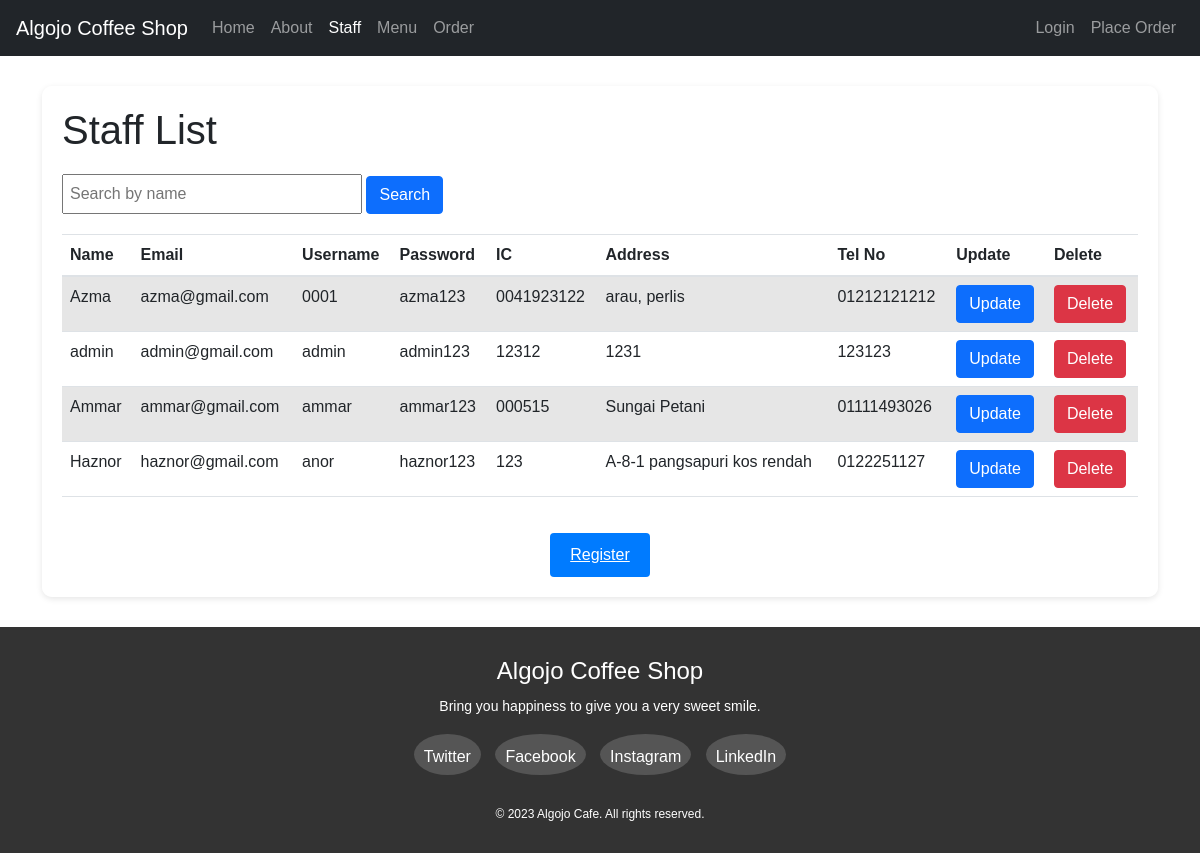
Before: /staff.php with the older database file.
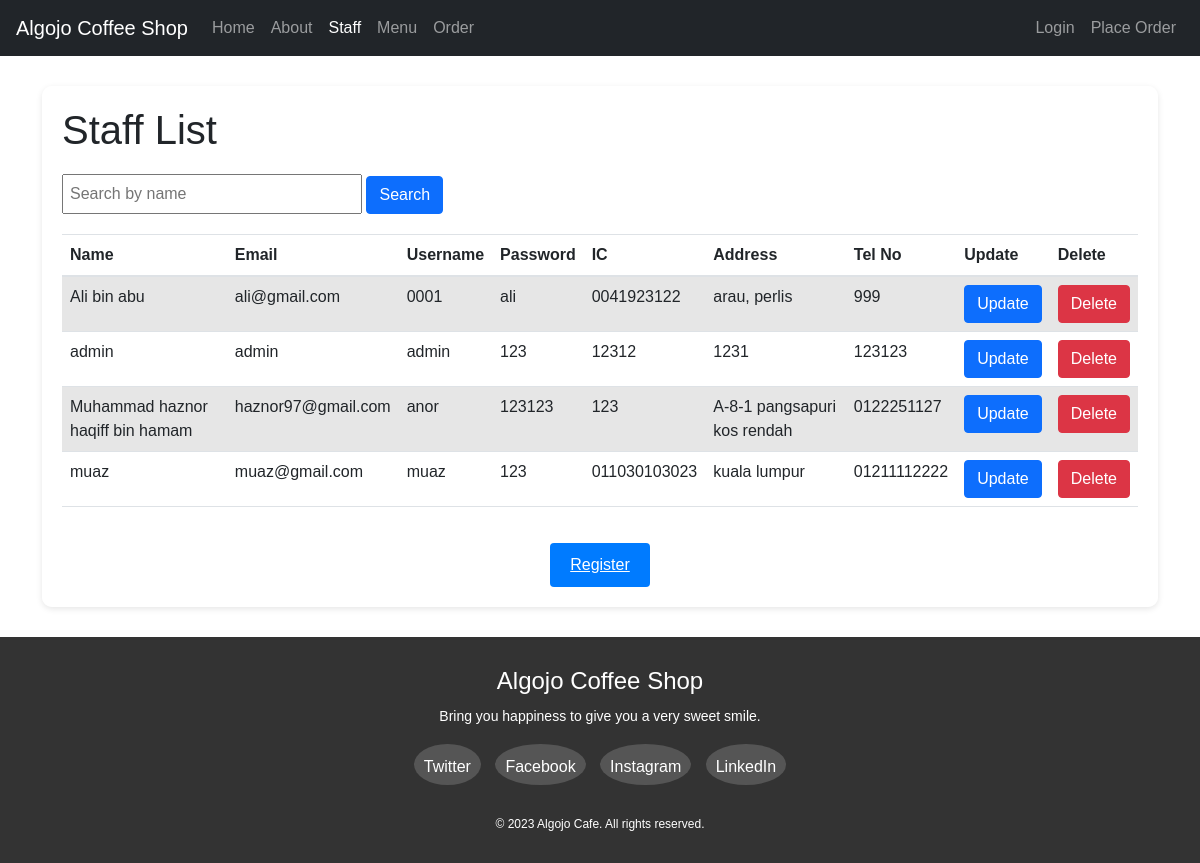
After: the same page with the newer database file.
### tables this page shows
CREATE TABLE `staff` (
  `name` varchar(50) NOT NULL,
  `email` varchar(20) NOT NULL,
  `username` varchar(10) NOT NULL,
  `password` varchar(15) NOT NULL,
  `ic` varchar(15) NOT NULL,
  `address` varchar(50) NOT NULL,
  `tel_no` varchar(15) NOT NULL
);

### staff.php (the view, shortened to what this page needs)
<?php include 'header.php'; ?>
<!DOCTYPE html>
<html>
<head>
    <link rel="stylesheet" href="https://cdn.jsdelivr.net/npm/bootstrap@5.1.3/dist/css/bootstrap.min.css">
</head>
<body>
    <div class="container">
        <div class="table-container">
            <h1>Staff List</h1>
			<div class="search-form">
                <form action="<?php echo htmlspecialchars($_SERVER["PHP_SELF"]); ?>" method="GET">
                    <input type="text" name="search" placeholder="Search by name">
                    <button type="submit" class="btn btn-primary">Search</button>
                </form>
            </div>
            <table class="table table-striped">
                <thead class="table table-striped">
                    <tr>
                        <th>Name</th>
                        <th>Email</th>
                        <th>Username</th>
                        <th>Password</th>
                        <th>IC</th>
                        <th>Address</th>
                        <th>Tel No</th>
                        <th>Update</th>
                        <th>Delete</th>
                    </tr>
                </thead>
                <tbody>
                    <?php
                    $conn = mysqli_connect("localhost", "root", "", "test");
                    $searchTerm = isset($_GET['search']) ? $_GET['search'] : '';
                    $query = "SELECT * FROM staff WHERE name LIKE '%" . mysqli_real_escape_string($conn, $searchTerm) . "%'";
                    $result = mysqli_query($conn, $query);
                    while ($row = mysqli_fetch_assoc($result)) {
                        echo "<tr>";
                        echo "<td>" . $row['name'] . "</td>";
                        echo "<td>" . $row['email'] . "</td>";
                        echo "<td>" . $row['username'] . "</td>";
                        echo "<td>" . $row['password'] . "</td>";
                        echo "<td>" . $row['ic'] . "</td>";
                        echo "<td>" . $row['address'] . "</td>";
                        echo "<td>" . $row['tel_no'] . "</td>";
                        echo "<td><a href='update.php?id=" . $row['username'] . "' class='btn btn-primary'>Update</a></td>";
                        echo "<td><a href='delete.php?id=" . $row['username'] . "' class='btn btn-danger'>Delete</a></td>";
                        echo "</tr>";
                    }
                    ?>
                </tbody>
            </table>
            <div class="text-center">
                <a href="addstaff.php" class="register-button">Register</a>
            </div>
        </div>
    </div>
</body>
</html>
<?php include "footer.php"; ?>

### header.php (shortened to what this page needs)
<!DOCTYPE html>
<html>
<head>
    <link rel="stylesheet" href="https://stackpath.bootstrapcdn.com/bootstrap/4.3.1/css/bootstrap.min.css">
</head>
<body>
    <nav class="navbar navbar-expand-lg navbar-dark bg-dark">
        <a class="navbar-brand" href="index.php">Algojo Coffee Shop</a>
        <div class="collapse navbar-collapse" id="navbarNav">
            <ul class="navbar-nav mr-auto">
                <li class="nav-item <?php if (basename($_SERVER['PHP_SELF']) === 'index.php') echo 'active'; ?>">
                    <a class="nav-link" href="index.php">Home <span class="sr-only">(current)</span></a>
                </li>
                <li class="nav-item <?php if (basename($_SERVER['PHP_SELF']) === 'aboutus.php') echo 'active'; ?>">
                    <a class="nav-link" href="aboutus.php">About</a>
                </li>
                <li class="nav-item <?php if (basename($_SERVER['PHP_SELF']) === 'staff.php') echo 'active'; ?>">
                    <a class="nav-link" href="staff.php">Staff</a>
                </li>
                <li class="nav-item <?php if (basename($_SERVER['PHP_SELF']) === 'viewproduct.php') echo 'active'; ?>">
                    <a class="nav-link" href="viewproduct.php">Menu</a>
                </li>
                <li class="nav-item <?php if (basename($_SERVER['PHP_SELF']) === 'vieworder.php') echo 'active'; ?>">
                    <a class="nav-link" href="vieworder.php">Order</a>
                </li>
            </ul>
            <ul class="navbar-nav">
                <?php
                if (isset($_SESSION['username'])) {
                    echo '<li class="nav-item">';
                    echo '<a class="nav-link" href="logout.php">Logout</a>';
                    echo '</li>';
                } else {
                    echo '<li class="nav-item">';
                    echo '<a class="nav-link" href="login.php">Login</a>';
                    echo '</li>';
                }
                ?>
                <li class="nav-item <?php if (basename($_SERVER['PHP_SELF']) === 'orderform.php') echo 'active'; ?>">
                    <a class="nav-link" href="orderform.php">Place Order</a>
                </li>
            </ul>
        </div>
    </nav>
</body>
</html>

### footer.php (shortened to what this page needs)
<!DOCTYPE html>
<html lang="en">
<head>
</head>
<body>
  <footer id="footer">
    <div class="container">
      <h3>Algojo Coffee Shop</h3>
      <p>Bring you happiness to give you a very sweet smile.</p>
      <div class="social-links">
        <a href="https://twitter.com/?lang=en" class="twitter" data-name="Twitter"></a>
        <a href="https://www.facebook.com/" class="facebook" data-name="Facebook"></a>
        <a href="https://www.instagram.com/" class="instagram" data-name="Instagram"></a>
        <a href="https://www.linkedin.com/" class="linkedin" data-name="LinkedIn"></a>
      </div>
      <div id="copyright">
        &copy; 2023 Algojo Cafe. All rights reserved.
      </div>
    </div>
  </footer>
</body>
</html>

### staff.php (style rules this page uses)
body { background-image: url('images/background.jpg'); background-repeat: no-repeat; background-size: cover; }
.table-container { margin-top: 30px; margin-bottom: 30px; background-color: rgba(255, 255, 255, 0.9); width: 100%; padding: 20px; border-radius: 10px; box-shadow: 0 2px 6px rgba(0, 0, 0, 0.1); }
.table-container h1 { text-align: left; margin-bottom: 20px; }
.register-button { display: inline-block; margin-top: 20px; text-align: center; padding: 10px 20px; font-size: 16px; color: #fff; background-color: #007bff; border: none; border-radius: 4px; transition: background-color 0.3s; }
.search-form { margin-bottom: 20px; text-align: left; }
.search-form input[type="text"] { width: 300px; padding: 6px; }
.search-form .btn { padding: 6px 12px; }

### footer.php (style rules this page uses)
body { margin: 0; padding: 0; font-family: Arial, sans-serif; }
#footer { background-color: #333; padding: 30px 0; text-align: center; color: #fff; width: 100%; }
#footer h3 { font-size: 24px; }
#footer p { font-size: 14px; line-height: 24px; }
.social-links a { display: inline-block; background-color: #555; color: #fff; border-radius: 50%; line-height: 1; margin: 0 5px; padding: 10px; transition: 0.3s; text-decoration: none; }
.social-links a::after { content: attr(data-name); display: block; margin-top: 5px; }
#copyright { font-size: 12px; margin-top: 30px; }

Changed rows visible on the page:
removed staff: name "Ammar", email "ammar@gmail.com", username "ammar", password "ammar123", ic "000515", address "Sungai Petani", tel_no "01111493026"
changed staff "arau, perlis": name "Azma" → "Ali bin abu"; email "azma@gmail.com" → "ali@gmail.com"; password "azma123" → "ali"; tel_no "01212121212" → "999"
changed staff "admin": email "admin@gmail.com" → "admin"; password "admin123" → "123"
changed staff "anor": name "Haznor" → "Muhammad haznor haqiff bin hamam"; email "haznor@gmail.com" → "haznor97@gmail.com"; password "haznor123" → "123123"
added staff: name "muaz", email "muaz@gmail.com", username "muaz", password "123", ic "011030103023", address "kuala lumpur", tel_no "01211112222"
